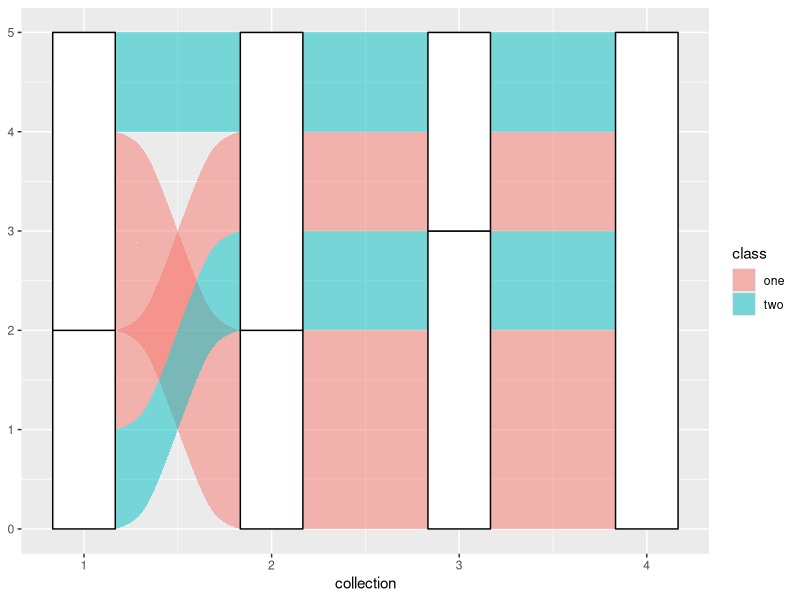
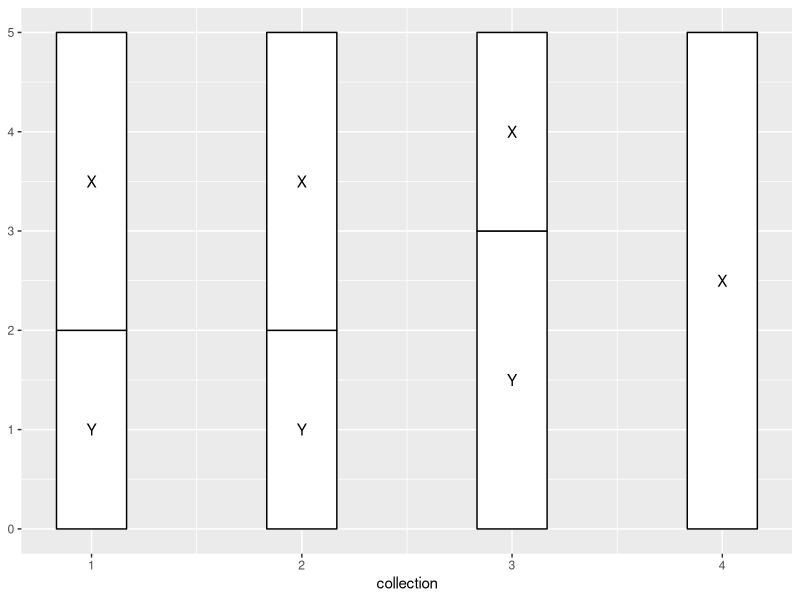
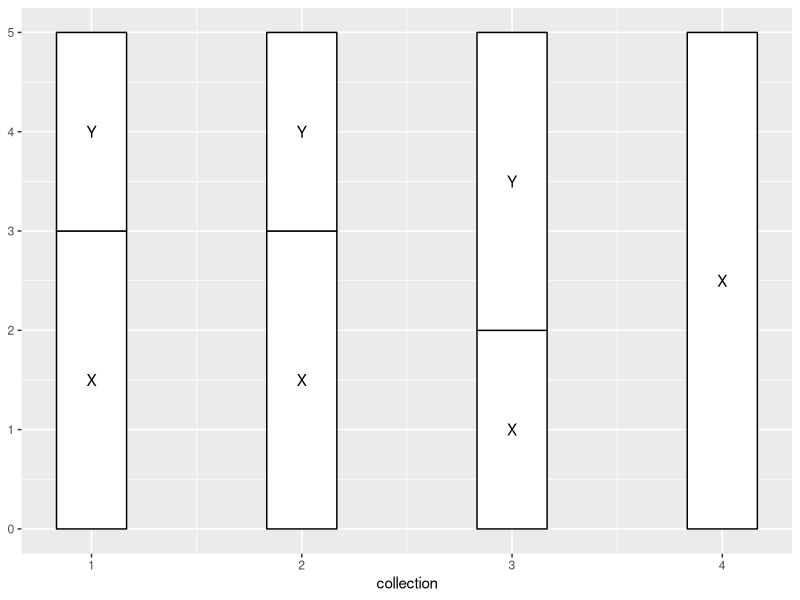
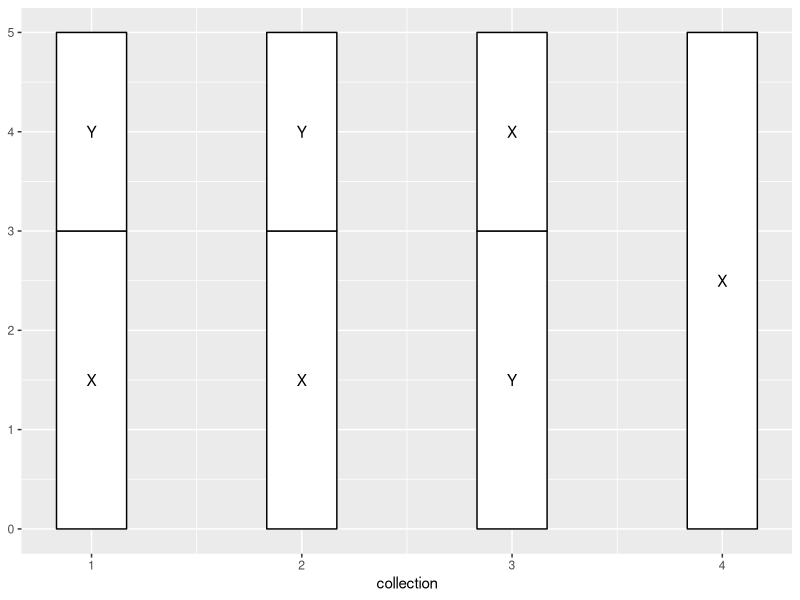
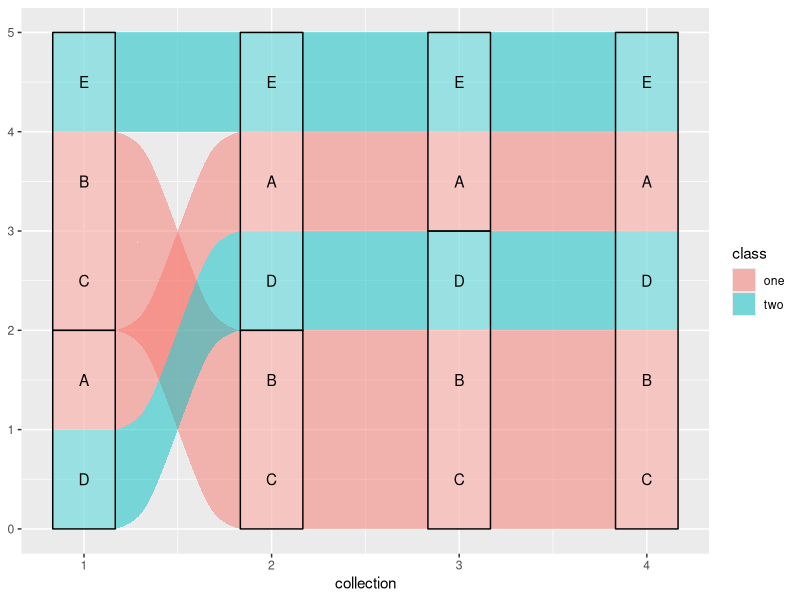
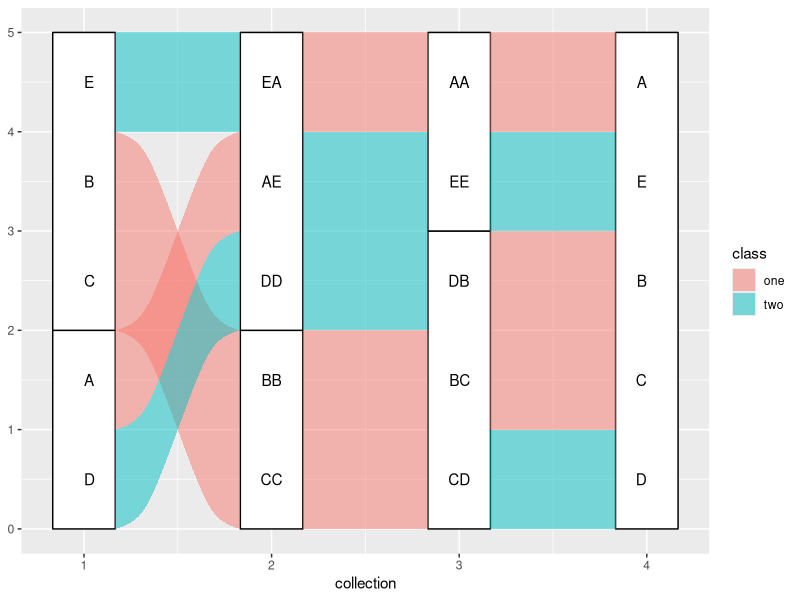
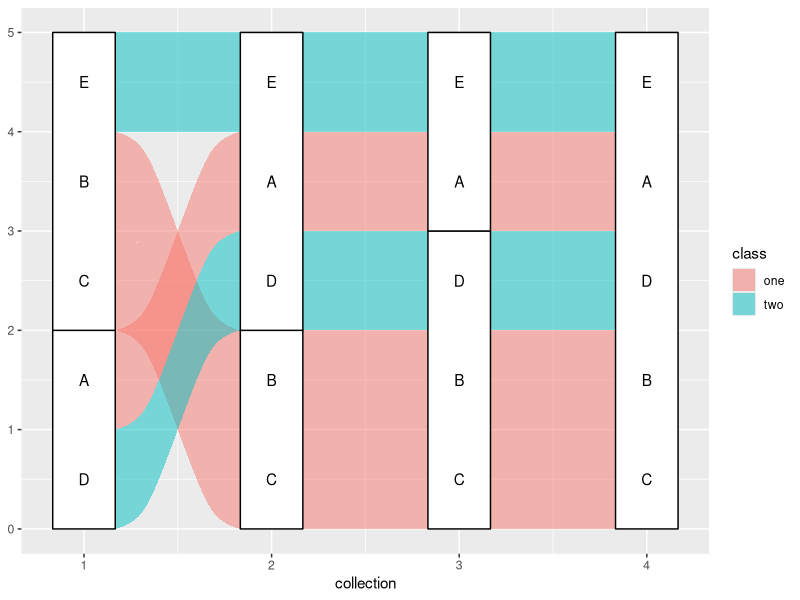
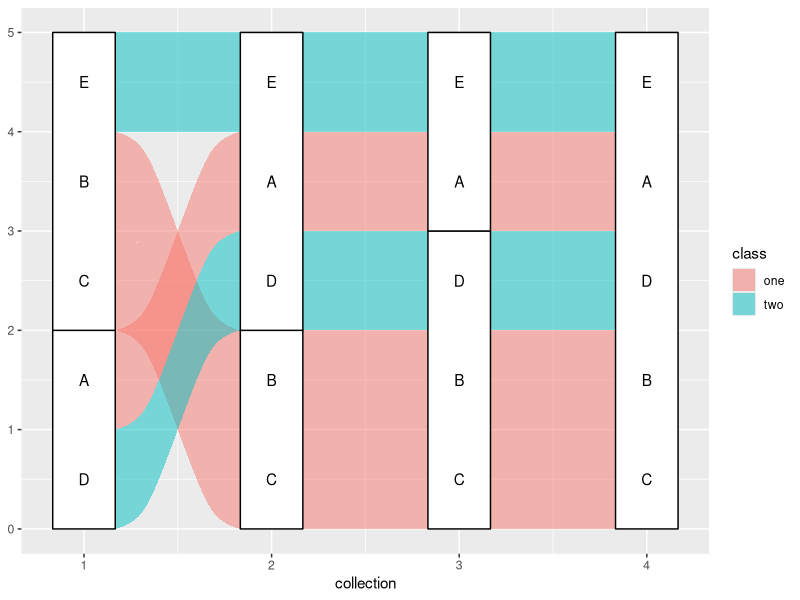

Reproduce these figures in R, in order. (Note: this script raises an error after producing the figures.)
## ---- chunk 1
knitr::opts_chunk$set(fig.width = 6, fig.height = 3, fig.align = "center")
library(ggalluvial)
## ---- chunk 2
# toy data set
set.seed(0)
toy <- data.frame(
  subject = rep(LETTERS[1:5], times = 4),
  collection = rep(1:4, each  = 5),
  category = rep(
    sample(c("X", "Y"), 16, replace = TRUE),
    rep(c(1, 2, 1, 1), times = 4)
  ),
  class = c("one", "one", "one", "two", "two")
)
print(toy)
## ---- chunk 3
ggplot(toy, aes(x = collection, stratum = category, alluvium = subject)) +
  geom_alluvium(aes(fill = class)) +
  geom_stratum()
## ---- chunk 4
# collection point and category variables only
data <- structure(toy[, 2:3], names = c("x", "stratum"))
# required fields for stat transformations
data$y <- 1
data$PANEL <- 1
# stratum transformation
StatStratum$compute_panel(data)
## ---- chunk 5
ggplot(toy, aes(x = collection, stratum = category)) +
  stat_stratum() +
  stat_stratum(geom = "text", aes(label = category))
## ---- chunk 6
# stratum transformation with strata in original order
StatStratum$compute_panel(data, reverse = FALSE)
ggplot(toy, aes(x = collection, stratum = category)) +
  stat_stratum(reverse = FALSE) +
  stat_stratum(geom = "text", aes(label = category), reverse = FALSE)
## ---- chunk 7
# stratum transformation with strata in original order
StatStratum$compute_panel(data, reverse = FALSE)
ggplot(toy, aes(x = collection, stratum = category)) +
  stat_stratum(decreasing = TRUE) +
  stat_stratum(geom = "text", aes(label = category), decreasing = TRUE)
## ---- chunk 8
# collection point, category, and subject variables
data <- structure(toy[, 1:3], names = c("alluvium", "x", "stratum"))
# required fields for stat transformations
data$y <- 1
data$PANEL <- 1
# alluvium transformation
StatAlluvium$compute_panel(data)
## ---- chunk 9
ggplot(toy, aes(x = collection, stratum = category, alluvium = subject)) +
  stat_alluvium(aes(fill = class)) +
  stat_stratum(alpha = .25) +
  stat_alluvium(geom = "text", aes(label = subject))
## ---- chunk 10
# flow transformation
StatFlow$compute_panel(data)
## ---- chunk 11
ggplot(toy, aes(x = collection, stratum = category, alluvium = subject)) +
  stat_stratum() +
  stat_flow(aes(fill = class)) +
  stat_flow(geom = "text",
            aes(label = subject, hjust = after_stat(flow) == "to"))
## ---- chunk 12
for (i in 1:4) print(lode_zigzag(4, i))
## ---- chunk 13
for (i in 1:4) print(lode_backfront(4, i))
ggplot(toy, aes(x = collection, stratum = category, alluvium = subject)) +
  stat_alluvium(aes(fill = class), lode.guidance = "backfront") +
  stat_stratum() +
  stat_alluvium(geom = "text", aes(label = subject),
                lode.guidance = "backfront")
## ---- chunk 14
for (i in 1:4) print(lode_backward(4, i))
ggplot(toy, aes(x = collection, stratum = category, alluvium = subject)) +
  stat_alluvium(aes(fill = class), lode.guidance = "backward") +
  stat_stratum() +
  stat_alluvium(geom = "text", aes(label = subject),
                lode.guidance = "backward")
## ---- chunk 15
ggplot(toy, aes(x = collection, stratum = category, alluvium = subject)) +
  stat_alluvium(aes(fill = class, label = subject), aes.bind = "alluvia") +
  stat_stratum() +
  stat_alluvium(geom = "text", aes(fill = class, label = subject),
                aes.bind = "alluvia")
## ---- chunk 16
ggplot(toy, aes(x = collection, stratum = category, alluvium = subject)) +
  stat_alluvium(aes(fill = class, label = subject), aes.bind = "flows") +
  stat_stratum() +
  stat_alluvium(geom = "text", aes(fill = class, label = subject),
                aes.bind = "flows")
## ---- chunk 17
ggplot(toy, aes(x = collection, stratum = category, alluvium = subject)) +
  stat_flow(aes(fill = class, label = subject), aes.bind = "flows") +
  stat_stratum() +
  stat_flow(geom = "text",
            aes(fill = class, label = subject,
                hjust = after_stat(flow) == "to"),
            aes.bind = "flows")
## ---- chunk 18
lode_ord <- matrix(1:5, nrow = 5, ncol = 4)
ggplot(toy, aes(x = collection, stratum = category, alluvium = subject)) +
  stat_alluvium(aes(fill = class), lode.ordering = lode_ord) +
  stat_stratum() +
  stat_alluvium(geom = "text", aes(fill = class, label = subject),
                lode.ordering = lode_ord)
## ---- chunk 19
set.seed(78)
toy$sign <- sample(c(-1, 1), nrow(toy), replace = TRUE)
print(toy)
ggplot(toy, aes(x = collection, y = sign)) +
  geom_bar(aes(fill = class), stat = "identity")
## ---- chunk 20
ggplot(toy, aes(x = collection, stratum = category, alluvium = subject,
                y = sign)) +
  geom_flow(aes(fill = class)) +
  geom_stratum() +
  geom_text(stat = "stratum", aes(label = category))
## ---- chunk 21
ggplot(toy, aes(x = collection, stratum = category, alluvium = subject,
                y = sign)) +
  geom_alluvium(aes(fill = class), absolute = FALSE) +
  geom_stratum(absolute = FALSE) +
  geom_text(stat = "alluvium", aes(label = subject), absolute = FALSE)
## ---- chunk 22
sessioninfo::session_info()
